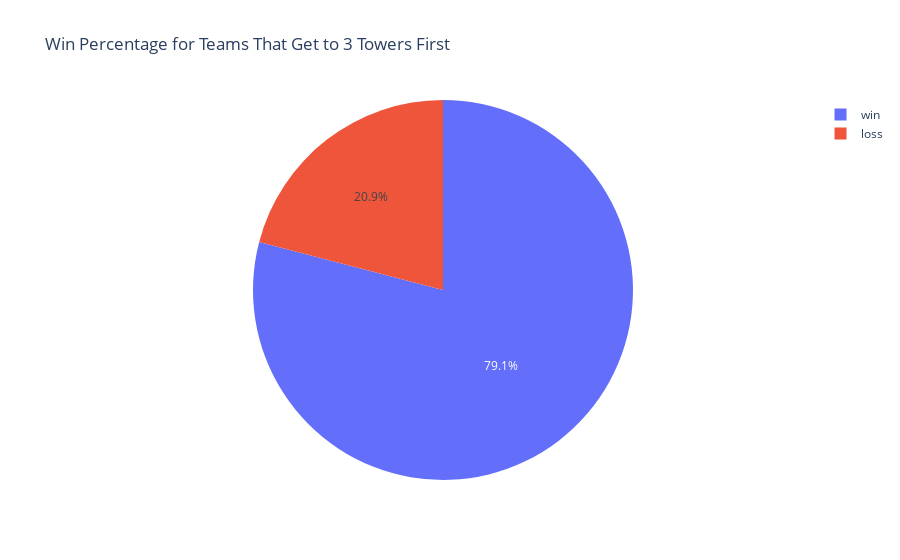

This figure's notebook cell:
### Code cell
# bivariate analysis
plot_df = complete.dropna(subset=['firsttothreetowers'])
plot_df['result'] = plot_df['result'].apply(lambda x: 'win' if x == 1 else 'loss')
fig = px.pie(plot_df, names='result', values='firsttothreetowers', title='Win Percentage for Teams That Get to 3 Towers First')
fig.show()

### Figure 1 — Plotly figure (JSON) as saved in the notebook; plotly's stock layout.template omitted (floating-point values rounded to 4 significant figures; data arrays with more than 128 entries replaced by an {"elided": "..."} marker saying what was removed)
{"data": [{"domain": {"x": [0, 1], "y": [0, 1]}, "hovertemplate": "result=%{label}<br>firsttothreetowers=%{value}<extra></extra>", "labels": {"elided": "17654 str values"}, "legendgroup": "", "name": "", "showlegend": true, "type": "pie", "values": {"elided": "17654 int values"}}], "layout": {"legend": {"tracegroupgap": 0}, "title": {"text": "Win Percentage for Teams That Get to 3 Towers First"}}}
